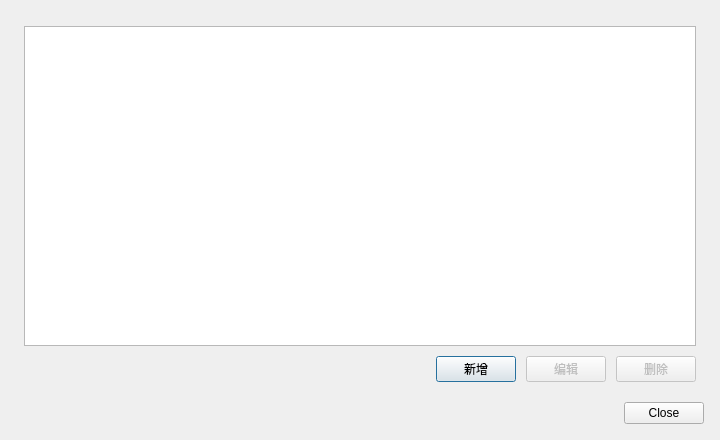
<?xml version="1.0" encoding="UTF-8"?>
<ui version="4.0"><class>AnalysisManagerDialogClass</class><widget class="QDialog" name="AnalysisManagerDialogClass"><property name="minimumSize"><size><width>720</width><height>440</height></size></property><layout class="QVBoxLayout" name="rootLayout"><property name="leftMargin"><number>16</number></property><property name="topMargin"><number>16</number></property><property name="rightMargin"><number>16</number></property><property name="bottomMargin"><number>16</number></property><property name="spacing"><number>12</number></property><item><widget class="QWidget" name="managerPage" native="true"><layout class="QVBoxLayout" name="pageLayout"><property name="leftMargin"><number>8</number></property><property name="topMargin"><number>10</number></property><property name="rightMargin"><number>8</number></property><property name="bottomMargin"><number>8</number></property><property name="spacing"><number>10</number></property><item><widget class="QTableWidget" name="resourceTable"><property name="selectionBehavior"><enum>QAbstractItemView::SelectRows</enum></property><property name="selectionMode"><enum>QAbstractItemView::SingleSelection</enum></property><property name="editTriggers"><set>QAbstractItemView::NoEditTriggers</set></property><property name="alternatingRowColors"><bool>true</bool></property></widget></item><item><layout class="QHBoxLayout" name="actionLayout"><item><spacer name="actionSpacer"><property name="orientation"><enum>Qt::Horizontal</enum></property><property name="sizeHint"><size><width>40</width><height>20</height></size></property></spacer></item><item><widget class="QPushButton" name="addButton"><property name="text"><string>新增</string></property></widget></item><item><widget class="QPushButton" name="editButton"><property name="text"><string>编辑</string></property><property name="enabled"><bool>false</bool></property></widget></item><item><widget class="QPushButton" name="deleteButton"><property name="text"><string>删除</string></property><property name="enabled"><bool>false</bool></property></widget></item></layout></item></layout></widget></item><item><widget class="QDialogButtonBox" name="buttonBox"><property name="standardButtons"><set>QDialogButtonBox::Close</set></property></widget></item></layout></widget><resources/><connections/></ui>
